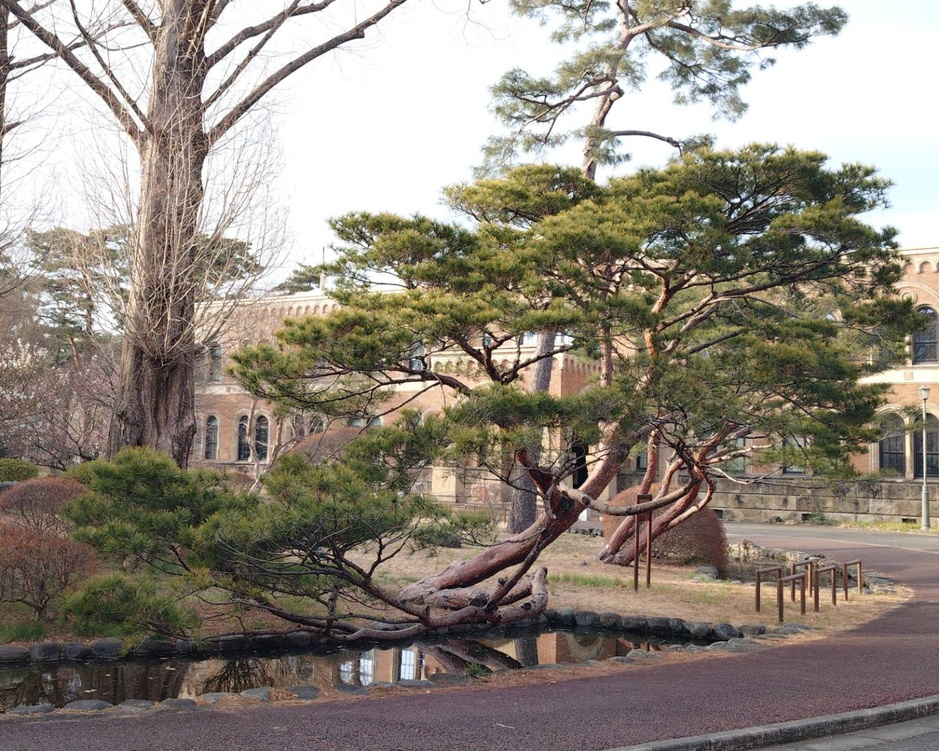
#> input picture ML/Floyd-Steinberg/floyd-steinberg-dithering/input/winter-hitotsubashi.jpg, 939 x 751 px, shrunk from 1431 x 1144 before the run, found by its file name
$ python floyd_steinberg.py
#> lines starting #> are read from the running program, lines starting #| are printed output that depends on the picture; after the words box and inside, x2 and y2 are one past the last pixel; in counts of white or black regions, pixels touching at a corner belong together
#> further down, img_color is the input picture: shape (751, 939, 3); mean B, G, R 123.5, 134.3, 142.5
import cv2
import numpy as np
from numba import njit


def simple_binarization(img_channel):
    """単純な閾値(128)による二値化（nodiffusion）"""
    img_float = img_channel.astype(float)
    h, w = img_float.shape
#> h = 751; w = 939

    for y in range(h):
        for x in range(w):
            old_pixel = img_float[y, x]
            # 128以上なら白(255)、未満なら黒(0)
            img_float[y, x] = 255.0 if old_pixel >= 128.0 else 0.0
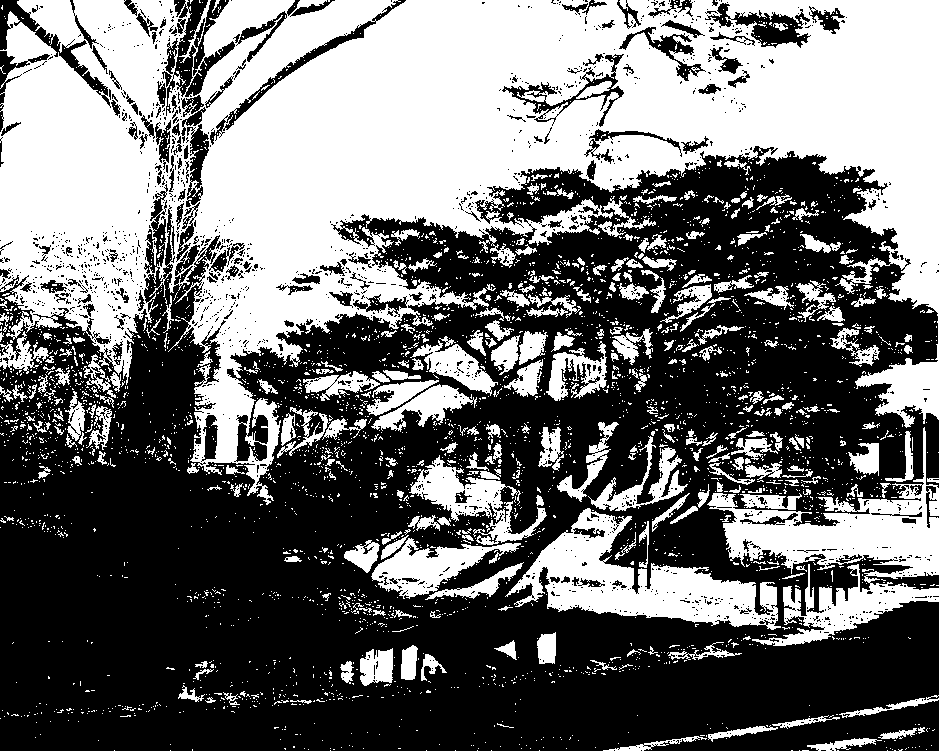
#> img_float: shape (751, 939) float64; 44.2% white; 3446 white regions (3119 under 20 px), largest, box (x1, y1, x2, y2) and area: (0, 0, 939, 505) 218430, (707, 427, 939, 646) 16771, (505, 508, 781, 630) 13081
            # 誤差拡散は行わない

    return np.clip(img_float, 0, 255).astype(np.uint8)

def floyd_steinberg_dither(img_channel):
    """Floyd-Steinberg法による誤差拡散ディザリング"""
    img_float = img_channel.astype(float)
    h, w = img_float.shape
#> h = 751; w = 939

    for y in range(h):
        for x in range(w):
            old_pixel = img_float[y, x]
            new_pixel = 255.0 if old_pixel >= 128.0 else 0.0
            img_float[y, x] = new_pixel

            # 誤差の計算
            quant_error = old_pixel - new_pixel

            # 誤差を周囲に拡散
            if x + 1 < w:
                img_float[y, x + 1] += quant_error * 7.0 / 16.0
            if y + 1 < h:
                img_float[y + 1, x] += quant_error * 5.0 / 16.0
            if y + 1 < h and x - 1 >= 0:
                img_float[y + 1, x - 1] += quant_error * 3.0 / 16.0
            if y + 1 < h and x + 1 < w:
                img_float[y + 1, x + 1] += quant_error * 1.0 / 16.0
#> img_float: shape (751, 939) float64; 53.1% white; black in thin lines or dots

    return np.clip(img_float, 0, 255).astype(np.uint8)
#> returned value: shape (751, 939); 53.1% white; black in thin lines or dots

@njit
def floyd_steinberg_dither_njit(img_channel):
    """Floyd-Steinberg法による誤差拡散ディザリング"""
    img_float = img_channel.astype(np.float64)
    h, w = img_float.shape

    for y in range(h):
        for x in range(w):
            old_pixel = img_float[y, x]
            new_pixel = 255.0 if old_pixel >= 128.0 else 0.0
            img_float[y, x] = new_pixel

            # 誤差の計算
            quant_error = old_pixel - new_pixel

            # 誤差を周囲に拡散
            if x + 1 < w:
                img_float[y, x + 1] += quant_error * 7.0 / 16.0
            if y + 1 < h:
                img_float[y + 1, x] += quant_error * 5.0 / 16.0
            if y + 1 < h and x - 1 >= 0:
                img_float[y + 1, x - 1] += quant_error * 3.0 / 16.0
            if y + 1 < h and x + 1 < w:
                img_float[y + 1, x + 1] += quant_error * 1.0 / 16.0

    return np.clip(img_float, 0, 255).astype(np.uint8)

if __name__ == "__main__":

    # ① 元画像（カラー）の読み込みと保存
    img_color = cv2.imread("input/winter-hitotsubashi.jpg", cv2.IMREAD_COLOR)
    cv2.imwrite("output/winter-hitotsubashi.png", img_color)

    # グレースケールで読み込み直す
    img_gray = cv2.imread("input/winter-hitotsubashi.jpg", cv2.IMREAD_GRAYSCALE)

    # ② 単純な二値化（nodiffusion）の実行と保存
    img_gray_nodiffusion = simple_binarization(img_gray)
    cv2.imwrite("output/winter-hitotsubashi-nodiffusion.png", img_gray_nodiffusion)

    # ③ Floyd-Steinbergディザリングの実行と保存
    img_gray_floyd = floyd_steinberg_dither(img_gray)
    cv2.imwrite("output/winter-hitotsubashi-floyd.png", img_gray_floyd)

    # 3色を分解
    b, g, r = cv2.split(img_color)
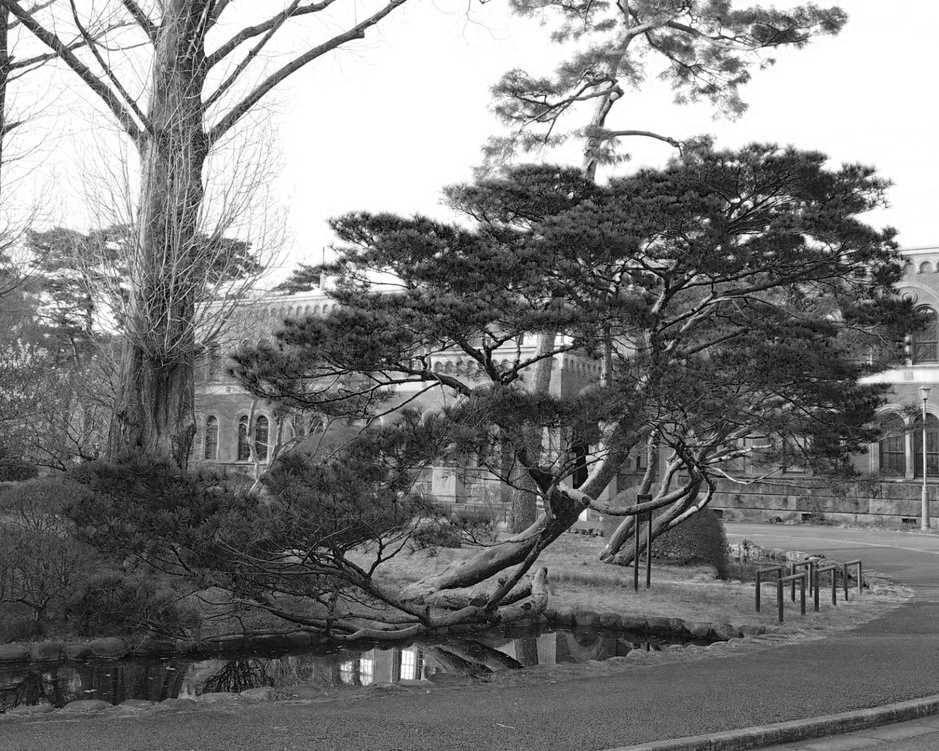
#> b: shape (751, 939); min 0, max 255, mean 123.5
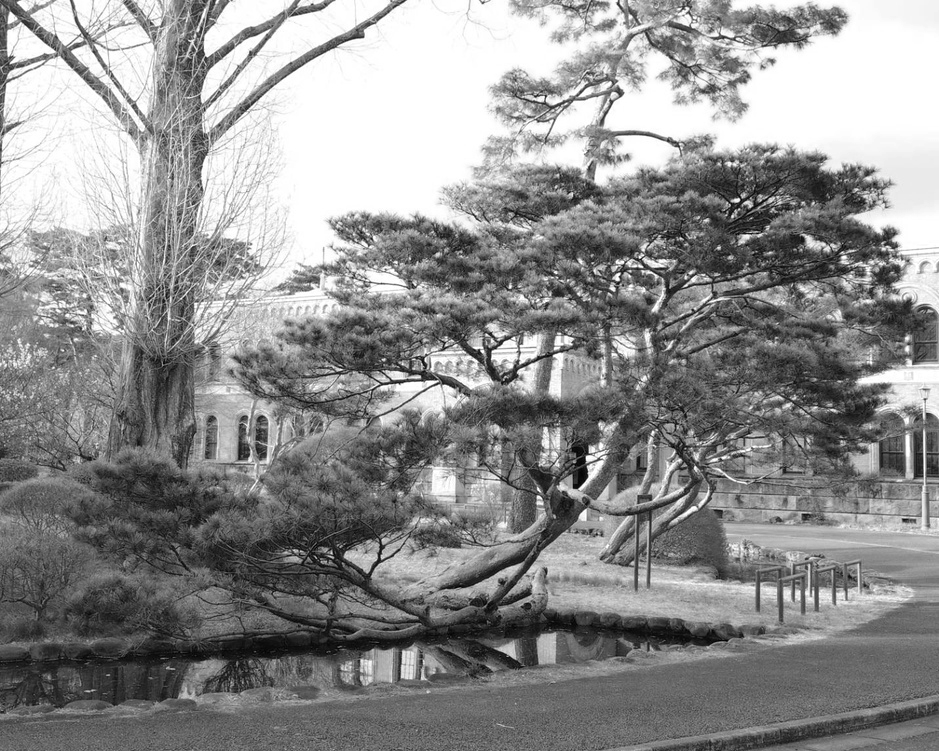
#> r: shape (751, 939); min 0, max 255, mean 142.5

    # それぞれに適用
    b_dither = floyd_steinberg_dither(b)
#> after the loop in floyd_steinberg_dither (call 2), `for y in range(h):`: img_float: shape (751, 939) float64; 48.4% white; 31690 white regions (31431 under 20 px), largest, box (x1, y1, x2, y2) and area: (0, 0, 939, 510) 201221, (0, 426, 939, 751) 52133, (371, 454, 549, 616) 6805
    g_dither = floyd_steinberg_dither(g)
#> after the loop in floyd_steinberg_dither (call 3), `for y in range(h):`:
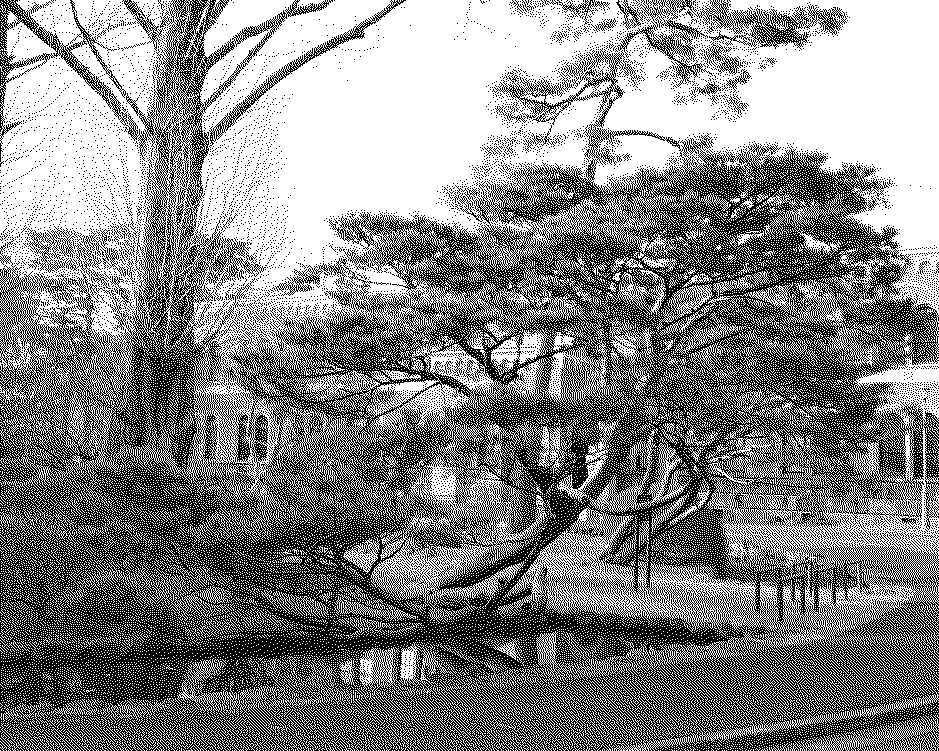
#> img_float: shape (751, 939) float64; 52.7% white; black in thin lines or dots
#> in floyd_steinberg_dither (call 3), `return np.clip(img_float, 0, 255).astype(np.uint8)`: returned value: shape (751, 939); 52.7% white; black in thin lines or dots
    r_dither = floyd_steinberg_dither(r)
#> after the loop in floyd_steinberg_dither (call 4), `for y in range(h):`:
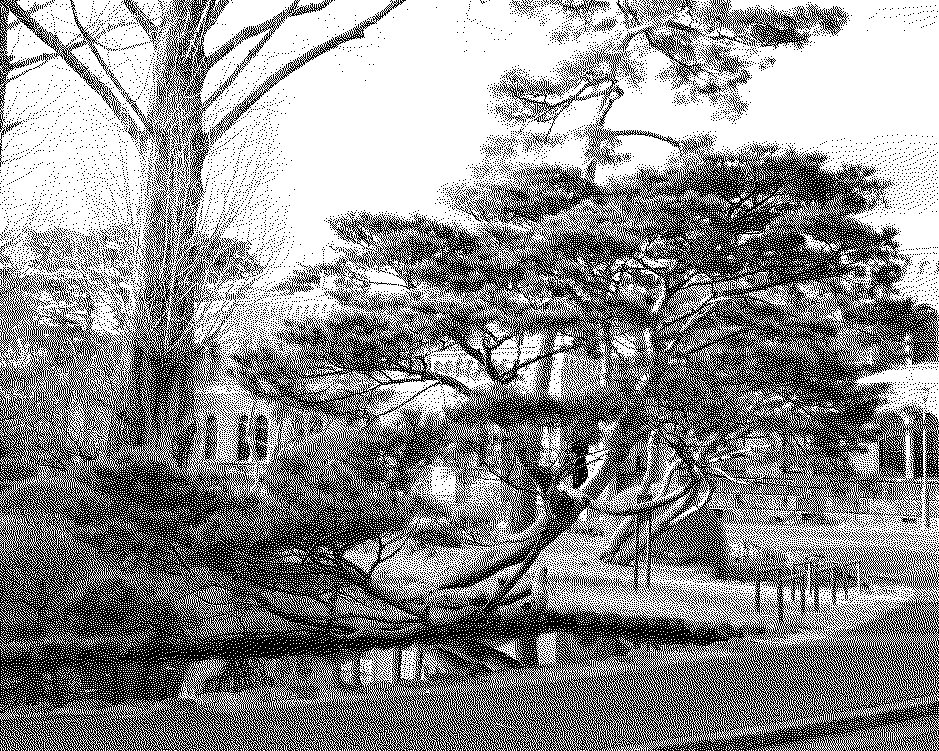
#> img_float: shape (751, 939) float64; 55.9% white; black in thin lines or dots
#> in floyd_steinberg_dither (call 4), `return np.clip(img_float, 0, 255).astype(np.uint8)`: returned value: shape (751, 939); 55.9% white; black in thin lines or dots

    # 結合
    img_color_dither = cv2.merge([b_dither, g_dither, r_dither])
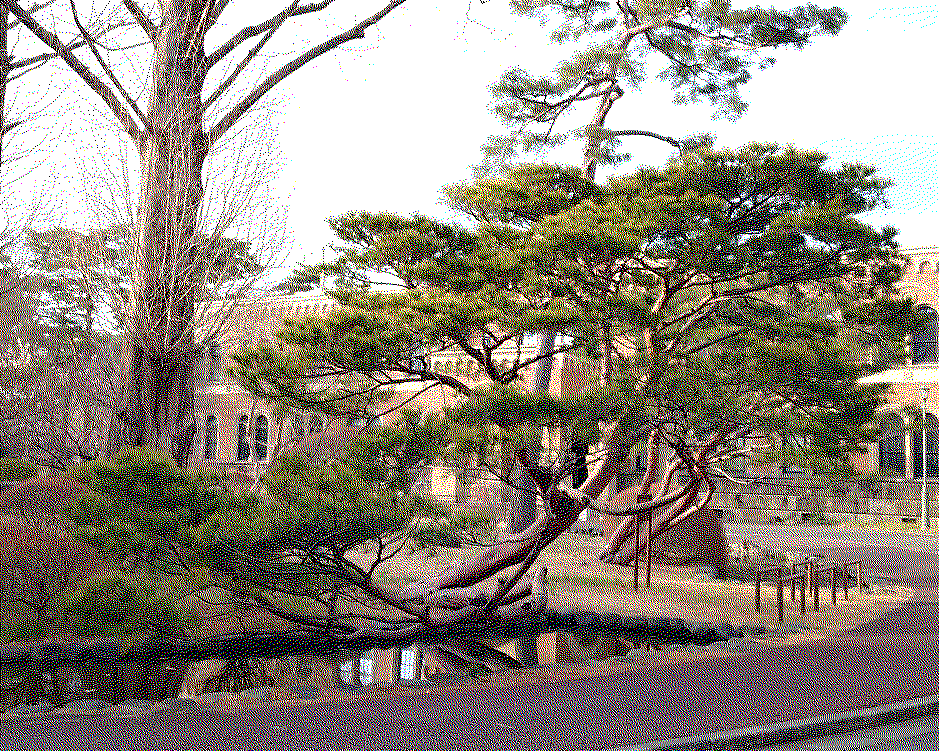
#> img_color_dither: shape (751, 939, 3); mean B, G, R 123.5, 134.3, 142.5
    cv2.imwrite("output/winter-hitotsubashi-floyd-color.png", img_color_dither)
    print("画像の生成と保存が完了しました！")
